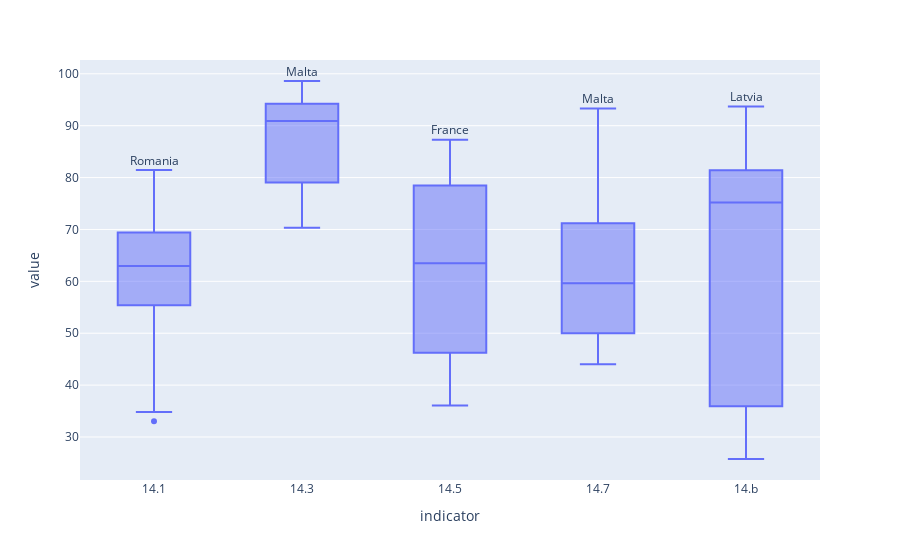

Notebook code cell kept with this figure:
### Code cell
# plot min, max, and EEZ-weigthed average for indicators and targets

indicatorsBox = (
    fullData[fullData.index.isin([2021], level=1)]
    .stack()
    .reset_index()
    .rename(columns={0: "value", "level_2": "indicator"})
)
indicatorsBox = indicatorsBox[indicatorsBox.indicator.isin(varNames)]
fig = px.box(indicatorsBox, x="indicator", y="value")

targetsBox = (
    fullData[fullData.index.isin([2021], level=1)]
    .stack()
    .reset_index()
    .rename(columns={0: "value", "level_2": "indicator"})
)
targetsBox = targetsBox[targetsBox.indicator.isin(list(indicatorsL.keys()))]
# targetAverage = stackData.loc[(2021,targets.columns), :].reset_index()

fig = px.box(targetsBox, x="indicator", y="value")

annoList = []
x = 0
for s in targetsBox.indicator.unique():
    annotation = dict(
        x=x,
        y=targetsBox[targetsBox["indicator"] == s]["value"].max(),
        text=str(
            targetsBox[
                targetsBox["value"]
                == targetsBox[targetsBox["indicator"] == s]["value"].max()
            ]["Country"].values[0]
        ),
        yshift=10,
        showarrow=False,
    )
    annoList.append(annotation)
    x += 1
fig.update_layout(annotations=annoList)

### Figure 1 — Plotly figure (JSON) as saved in the notebook; plotly's stock layout.template omitted (floating-point values rounded to 4 significant figures)
{"data": [{"alignmentgroup": "True", "hovertemplate": "indicator=%{x}<br>value=%{y}<extra></extra>", "legendgroup": "", "marker": {"color": "#636efa"}, "name": "", "notched": false, "offsetgroup": "", "orientation": "v", "showlegend": false, "type": "box", "x": ["14.1", "14.3", "14.5", "14.7", "14.b", "14.1", "14.3", "14.5", "14.7", "14.b", "14.1", "14.3", "14.5", "14.7", "14.b", "14.1", "14.3", "14.5", "14.7", "14.b", "14.1", "14.3", "14.5", "14.7", "14.b", "14.1", "14.3", "14.5", "14.7", "14.b", "14.1", "14.3", "14.5", "14.7", "14.b", "14.1", "14.3", "14.5", "14.7", "14.b", "14.1", "14.3", "14.5", "14.7", "14.b", "14.1", "14.3", "14.5", "14.7", "14.b", "14.1", "14.3", "14.5", "14.7", "14.b", "14.1", "14.3", "14.5", "14.7", "14.b", "14.1", "14.3", "14.5", "14.7", "14.b", "14.1", "14.3", "14.5", "14.7", "14.b", "14.1", "14.3", "14.5", "14.7", "14.b", "14.1", "14.3", "14.5", "14.7", "14.b", "14.1", "14.3", "14.5", "14.7", "14.b", "14.1", "14.3", "14.5", "14.7", "14.b", "14.1", "14.3", "14.5", "14.7", "14.b", "14.1", "14.3", "14.5", "14.7", "14.b", "14.1", "14.3", "14.5", "14.7", "14.b", "14.1", "14.3", "14.5", "14.7", "14.b"], "x0": " ", "xaxis": "x", "y": [46.34, 77.54, 85.7, 50.76, 77.66, 57.59, 86.71, 46.25, 44.79, 25.76, 58.81, 94.21, 42.74, 74.04, 27.54, 33.04, 70.31, 46.25, 60.25, 33.09, 65.1, 91.34, 66.17, 44.03, 86.54, 78.76, 79.4, 68.95, 55.1, 91.53, 76.58, 83.96, 56.79, 49.99, 78.43, 71.17, 93.63, 87.29, 62.11, 79.38, 69.43, 78.28, 85.95, 75.28, 71.27, 62.46, 90.46, 36.68, 79.97, 74.87, 72.4, 79.05, 36.05, 48.65, 34.14, 59.27, 89.28, 48.15, 71.2, 77.9, 63.46, 96.52, 62.89, 58.97, 93.7, 67.62, 91.76, 78.47, 44.36, 93.18, 34.81, 98.61, 44.21, 93.29, 36.13, 38.86, 78.46, 78.83, 61.97, 68.47, 54.9, 75.81, 70.17, 48.54, 75.55, 64.91, 96.0, 64.13, 83.14, 62.62, 81.44, 95.29, 73.82, 54.37, 33.1, 68.67, 91.91, 55.39, 58.45, 81.4, 62.03, 98.14, 61.93, 64.86, 89.88, 55.4, 92.17, 85.29, 69.38, 35.93], "y0": " ", "yaxis": "y"}], "layout": {"annotations": [{"showarrow": false, "text": "Romania", "x": 0, "y": 81.44, "yshift": 10}, {"showarrow": false, "text": "Malta", "x": 1, "y": 98.61, "yshift": 10}, {"showarrow": false, "text": "France", "x": 2, "y": 87.29, "yshift": 10}, {"showarrow": false, "text": "Malta", "x": 3, "y": 93.29, "yshift": 10}, {"showarrow": false, "text": "Latvia", "x": 4, "y": 93.7, "yshift": 10}], "boxmode": "group", "legend": {"tracegroupgap": 0}, "margin": {"t": 60}, "xaxis": {"anchor": "y", "domain": [0, 1], "title": {"text": "indicator"}}, "yaxis": {"anchor": "x", "domain": [0, 1], "title": {"text": "value"}}}}
